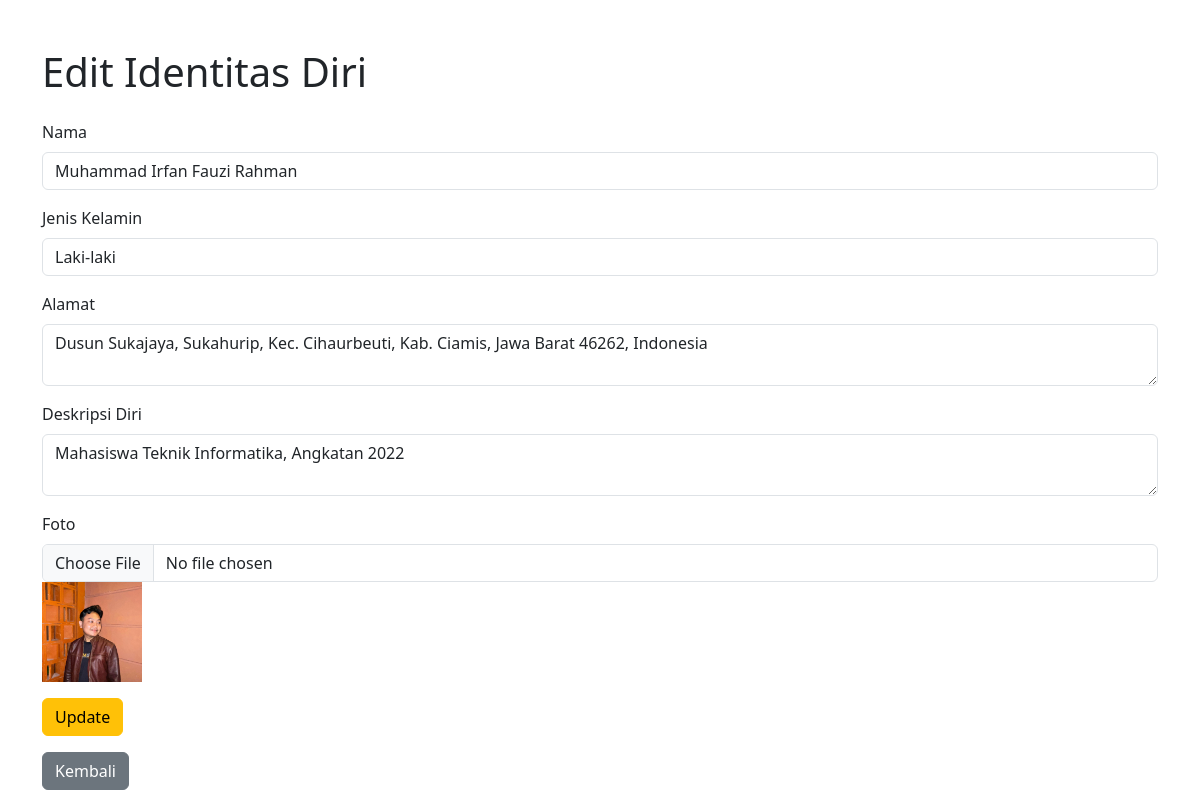
Page /Editor/edit.php?id=1 on the committed database.
### tables this page shows
CREATE TABLE `users` (
  `id` int(11) NOT NULL,
  `nama` varchar(255) NOT NULL,
  `jenis_kelamin` enum('Laki-laki','Perempuan') NOT NULL,
  `alamat` text NOT NULL,
  `deskripsi` text DEFAULT NULL,
  `foto` varchar(255) DEFAULT NULL
);

### Editor/edit.php (the view, shortened to what this page needs)
<?php
include 'database.php';
$id = $_GET['id'];
$sql = "SELECT * FROM users WHERE id = '$id'";
$result = $conn -> query($sql);
$row = $result -> fetch_assoc();
?>
<!DOCTYPE html>
<html lang="id">
<head>
  <link href="https://cdn.jsdelivr.net/npm/bootstrap@5.3.0-alpha1/dist/css/bootstrap.min.css" rel="stylesheet">
</head>
<body>
  <div class="container mt-5">
    <h1 class="mb-4">Edit Identitas Diri</h1>
    <form action="edit.php?id=<?= $row['id'] ?>" method="POST" enctype="multipart/form-data">
      <div class="mb-3">
        <label for="nama" class="form-label">Nama</label>
        <input type="text" class="form-control" id="nama" name="nama" value="<?= $row['nama'] ?>" required>
      </div>
      <div class="mb-3">
        <label for="jenis_kelamin" class="form-label">Jenis Kelamin</label>
        <select class="form-control" id="jenis_kelamin" name="jenis_kelamin" required>
          <option value="Laki-laki" <?= $row['jenis_kelamin'] == 'Laki-laki' ? 'selected' : '' ?>>Laki-laki</option>
        </select>
      </div>
      <div class="mb-3">
        <label for="alamat" class="form-label">Alamat</label>
        <textarea class="form-control" id="alamat" name="alamat" required><?= $row['alamat'] ?></textarea>
      </div>
      <div class="mb-3">
        <label for="deskripsi" class="form-label">Deskripsi Diri</label>
        <textarea class="form-control" id="deskripsi" name="deskripsi"><?= $row['deskripsi'] ?></textarea>
      </div>
      <div class="mb-3">
        <label for="foto" class="form-label">Foto</label>
        <input type="file" class="form-control" id="foto" name="foto">
        <img src="assets/images/<?= $row['foto'] ?>" width="100">
      </div>
      <button type="submit" class="btn btn-warning">Update</button>
    </form>
    <a href="index.php" class="btn btn-secondary mt-3">Kembali</a>
  </div>
</body>
</html>

### rows in the picture
users: nama "Muhammad Irfan Fauzi Rahman", jenis_kelamin "Laki-laki", alamat "Dusun Sukajaya, Sukahurip, Kec. Cihaurbeuti, Kab. Ciamis, Jawa Barat 46262, Indonesia", deskripsi "Mahasiswa Teknik Informatika, Angkatan 2022", foto (picture)
